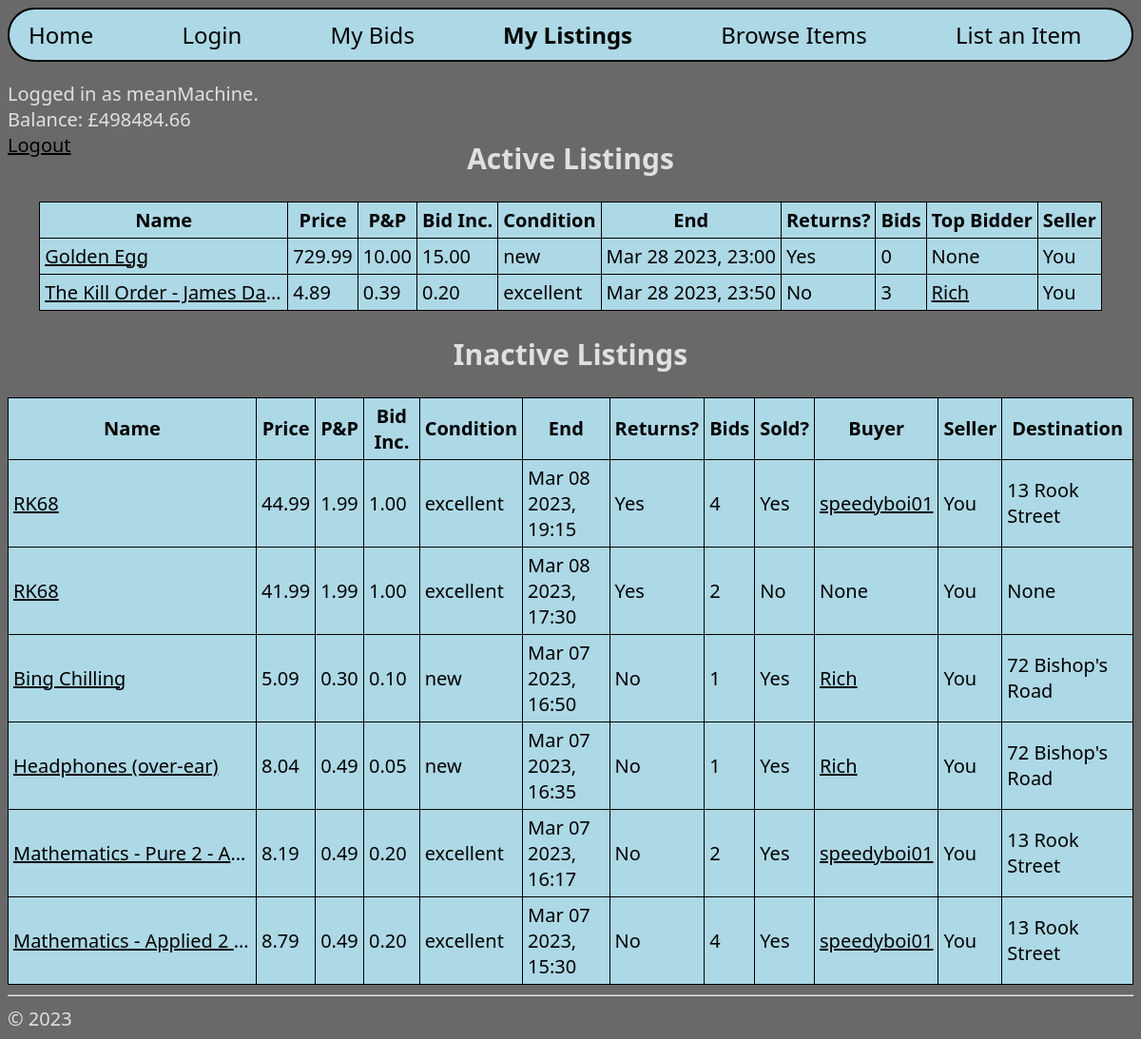
Page /userListings/1 (signed in) on the earlier database version.
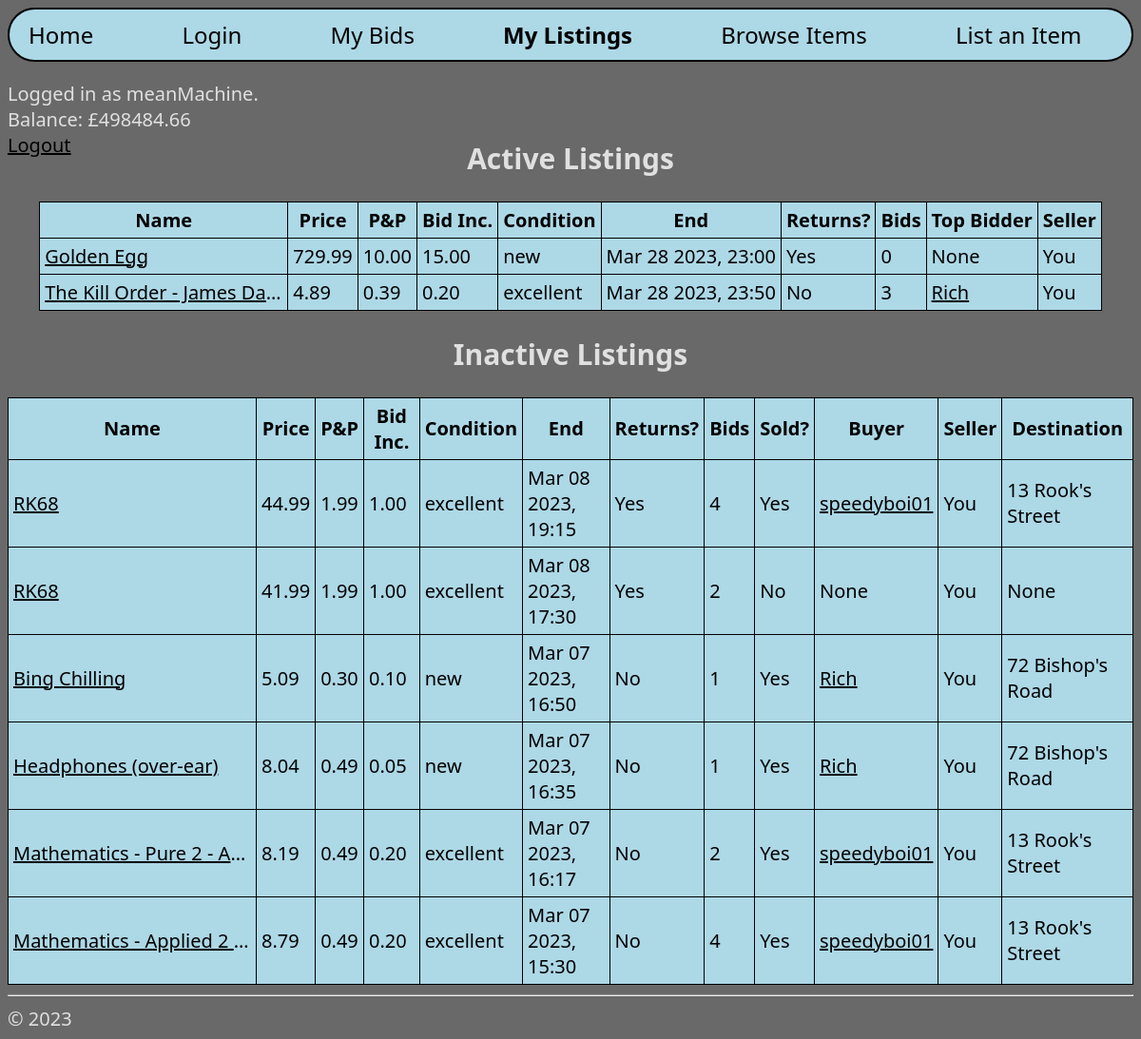
Same page on the later database version.
### hello/models.py (models this page shows, shortened)
class Items(models.Model):
    name = models.CharField(max_length=50)
    price = models.DecimalField(decimal_places=2, max_digits=10)
    postageCost = models.DecimalField(decimal_places=2, max_digits=10)
    bidIncrement = models.DecimalField(decimal_places=2, max_digits=10)
    conditionChoices = [
        ("new", "New"),
        ("excellent", "Excellent"),
        ("good", "Good"),
        ("used", "Used"),
        ("refurbished", "Refurbished"),
        ("partsOnly", "Parts Only"),
    ]
    condition = models.CharField(max_length=20, choices=conditionChoices)
    endDateTime = models.DateTimeField()
    acceptReturns = models.BooleanField(default=False)
    description = models.TextField(max_length=1000)
    numBids = models.IntegerField(default=0)
    bidders = models.CharField(max_length=999999999, default='[]')
    sold = models.BooleanField(default=False)
    buyerId = models.ForeignKey(Accounts, to_field="id", on_delete=models.DO_NOTHING, related_name="bId", blank=True, null=True)
    sellerId = models.ForeignKey(Accounts, to_field="id", on_delete=models.DO_NOTHING, related_name="sId", blank=True, null=True)
    def getBidders(self):
        return json.loads(self.bidders)
    def setBidders(self, value):
        self.bidders = json.dumps(value)
    biddersProperty = property(getBidders, setBidders)

class EndedItems(models.Model):
    name = models.CharField(max_length=50)
    salePrice = models.DecimalField(decimal_places=2, max_digits=10)
    postageCost = models.DecimalField(decimal_places=2, max_digits=10)
    bidIncrement = models.DecimalField(decimal_places=2, max_digits=10)
    conditionChoices = [
        ("new", "New"),
        ("excellent", "Excellent"),
        ("good", "Good"),
        ("used", "Used"),
        ("refurbished", "Refurbished"),
        ("partsOnly", "Parts Only"),
    ]
    condition = models.CharField(max_length=20, choices=conditionChoices)
    endDateTime = models.DateTimeField("Date/Time Logged")
    acceptReturns = models.BooleanField()
    description = models.TextField(max_length=1000)
    numBids = models.IntegerField()
    bidders = models.CharField(max_length=999999999, default='[]')
    sold = models.BooleanField()
    buyerId = models.IntegerField(blank=True, null=True)
    sellerId = models.IntegerField()
    destinationAddress = models.CharField(max_length=40, blank=True, null=True)
    def getBidders(self):
        return json.loads(self.bidders)
    def setBidders(self, value):
        self.bidders = json.dumps(value)
    biddersProperty = property(getBidders, setBidders)

### hello/views.py (the view)
# urls.py: path("userListings/<int:pk>", views.userListings, name="userListings"),
def userListings(request, pk):
    myCurrentItems = Items.objects.filter(sellerId=pk).order_by("endDateTime")
    myOldItems = EndedItems.objects.filter(sellerId=pk).order_by("-endDateTime")
    you = True if request.user.pk == pk else False
    return render(
        request, "hello/userListings.html",
        {
        "username": getUsernameBalance(request)[0],
        "balance": str(getUsernameBalance(request)[1]),
        "myCurrentItems": myCurrentItems,
        "myOldItems": myOldItems,
        "you": you,
        }
        )

### hello/models.py (called while the page is built)
    def __str__(self):
        return str(self.id)

### hello/templatetags/myTags.py (called while the page is built)
@register.simple_tag
def idToUsername(id):
    return Accounts.objects.get(pk=id).user.username

### hello/views.py (called while the page is built)
def getUsernameBalance(request):
    username = None
    balance = None
    if request.user.is_authenticated:
        username = request.user.username
        pK = request.user.pk
        balance = Accounts.objects.get(user__pk=pK).balance
    return (username, balance)

### hello/templates/hello/userListings.html (shortened to what this page needs)
{% extends "hello/layout.html" %}
{% load myTags %}
{% block loggedInAs %}
    {% if username %}
    <p style="color: rgb(224, 224, 224)">
        Logged in as {{ username }}.
        <br>
        Balance: £{{balance}}
        <br>
        <a href="{% url 'logout' %}">Logout</a>
    </p>
    {% else %}
    <p style="color: rgb(224, 224, 224)">
        You are not logged in.
        <br>
        <a href="{% url 'login' %}">Login</a>
    </p>
    {% endif %}
{% endblock %}
{% block subheader %}
<h2 style="margin-top: -40px;">Active Listings</h2>
{% endblock %}
{% block content %}
    <table>
    {% if myCurrentItems %}
        <thead>
        <tr>
            <th>Name</th>
            <th>Price</th>
            <th>P&P</th>
            <th>Bid Inc.</th>
            <th>Condition</th>
            <th>End</th>
            <th>Returns?</th>
            <th>Bids</th>
            <th>Top Bidder</th>
            <th>Seller</th>
        </tr>
        </thead>
    {% endif %}
        {% for item in myCurrentItems %}
            <tbody>
                <tr>
                    <td class="limitedRow"><a href="{% url 'itemDetail' pk=item.pk %}">{{item.name}}</a></td>
                    <td>{{item.price}}</td>
                    <td>{{item.postageCost}}</td>
                    <td>{{item.bidIncrement}}</td>
                    <td>{{item.condition}}</td>
                    <td>{{item.endDateTime|date:"M d Y, H:i"}}</td>
                    {% if item.acceptReturns %}
                        <td>Yes</td>
                    {% else %}
                        <td>No</td>
                    {% endif %}
                    <td>{{item.numBids}}</td>
                    {% if item.buyerId %}
                        {% idToUsername item.buyerId_id as buyerUsername %}
                        {% if buyerUsername != username %}
                            <td><a href="{% url 'userListings' pk=item.buyerId %}">{{buyerUsername}}</a></td>
                        {% else %}
                            <td>You</td>
                        {% endif %}
                    {% else %}
                        <td>None</td>
                    {% endif %}
                    {% if you %}
                        <td>You</td>
                    {% else %}
                        <td><a href="{% url 'userListings' pk=item.sellerId %}">{% idToUsername item.sellerId_id %}</a></td>
                    {% endif %}
                </tr>
            </tbody>
        {% empty %}
            <p style="color: rgb(224, 224, 224)">No Active Listings.</p>
        {% endfor %}
    </table>
{% endblock %}
{% block additionalContent %}
<div class="centralContainer">
    <h2>Inactive Listings</h2>
</div>
<div class="centralContainer">
    <table>
        {% if myOldItems %}
            <thead>
            <tr>
                <th>Name</th>
                <th>Price</th>
                <th>P&P</th>
                <th>Bid Inc.</th>
                <th>Condition</th>
                <th>End</th>
                <th>Returns?</th>
                <th>Bids</th>
                <th>Sold?</th>
                <th>Buyer</th>
                <th>Seller</th>
                {% if you %}
                    <th>Destination</th>
                {% endif %}
            </tr>
            </thead>
        {% endif %}
        {% for item in myOldItems %}
            <tbody>
                <tr>
                    <td class="limitedRow"><a href="{% url 'endedItemDetail' pk=item.pk %}">{{item.name}}</a></td>
                    <td>{{item.salePrice}}</td>
                    <td>{{item.postageCost}}</td>
                    <td>{{item.bidIncrement}}</td>
                    <td>{{item.condition}}</td>
                    <td>{{item.endDateTime|date:"M d Y, H:i"}}</td>
                    {% if item.acceptReturns %}
                        <td>Yes</td>
                    {% else %}
                        <td>No</td>
                    {% endif %}
                    <td>{{item.numBids}}</td>
                    {% if item.sold %}
                        <td>Yes</td>
                    {% else %}
                        <td>No</td>
                    {% endif %}
                    {% if item.buyerId %}
                        {% idToUsername item.buyerId as buyerUsername %}
                        {% if buyerUsername != username %}
                            <td><a href="{% url 'userListings' pk=item.buyerId %}">{{buyerUsername}}</a></td>
                        {% else %}
                            <td>You</td>
                        {% endif %}
                    {% else %}
                        <td>None</td>
                    {% endif %}
                    {% if you %}
                        <td>You</td>
                        <td>{{item.destinationAddress}}</td>
                    {% else %}
                        <td><a href="{% url 'userListings' pk=item.sellerId %}">{% idToUsername item.sellerId %}</a></td>
                    {% endif %}
                </tr>
            </tbody>
        {% empty %}
            <p style="color: rgb(224, 224, 224)">No Inactive Listings.</p>
        {% endfor %}
    </table>
</div>
{% endblock %}

### hello/templates/hello/layout.html (shortened to what this page needs)
<!DOCTYPE html>
<html>
<head>
    {% load static %}
    <link rel="stylesheet" type="text/css" href="{% static 'hello/site.css' %}"/>
</head>
<body>
<div class="navbar">
    <a href="{% url 'home' %}" id="home" class="navbarItem" style="margin-left: 0px;">Home</a>
    <a href="{% url 'login' %}" id="login" class="navbarItem">Login</a>
    {% if request.user.pk %}
    <a href="{% url 'userBids' %}" id="myBids" class="navbarItem">My Bids</a>
    <a href="{% url 'userListings' pk=request.user.pk %}" id="myListings" class="navbarItem">My Listings</a>
    {% else %}
    <a href="{% url 'login' %}" id="myBids" class="navbarItem">My Bids</a>
    <a href="{% url 'login' %}" id="myListings" class="navbarItem">My Listings</a>
    {% endif %}
    <a href="{% url 'browse' %}" id="browse" class="navbarItem">Browse Items</a>
    <a href="{% url 'listAnItem' %}" id="listAnItem" class="navbarItem">List an Item</a>
</div>
<div>
    {% block loggedInAs %}
    {% endblock %}
</div>
<div class="centralContainer">
    {% block subheader %}
    {% endblock %}
</div>
<div class="centralContainer">
    {% block content %}
    {% endblock %}
</div>
{% block additionalContent %}
{% endblock %}
<hr/>
<footer style="color: rgb(224, 224, 224);">
    &copy; 2023
</footer>
</body>
</html>

### hello/static/hello/site.css (style rules this page uses)
* { font-family: "Segoe UI"; color: black; }
.navbar { border: 2px solid black; border-radius: 40px; padding: 10px 20px; background-color: lightblue; }
.navbar a { text-decoration: none; color: inherit; }
.navbarCurrent { font-weight: 700; }
.navbarItem { margin-left: calc(0.2 * (100% - 700px)); font-size: 24px; }
.centralContainer { display: flex; justify-content: center; }
h2 { color: rgb(224, 224, 224); }
body { background: dimgray; font-size: 20px; }
table { background-color: lightblue; border-collapse: collapse; }
th, td { border: 1px solid black; padding: 5px; }
.limitedRow { max-width: 250px; white-space: nowrap; overflow: hidden; text-overflow: ellipsis; }

Differences in the rows shown:
changed EndedItems "Mar 08 2023, 19:15": destinationAddress "13 Rook Street" → "13 Rook's Street"
changed EndedItems "Mar 07 2023, 16:17": destinationAddress "13 Rook Street" → "13 Rook's Street"
changed EndedItems "Mar 07 2023, 15:30": destinationAddress "13 Rook Street" → "13 Rook's Street"
